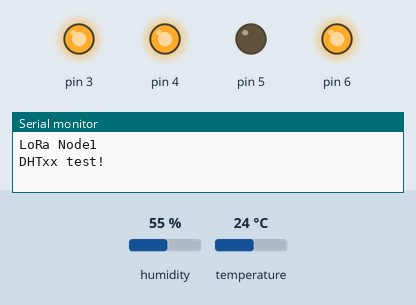
Bench run of a program on a simulated Arduino Nano, built with avr-gcc and run on an emulated ATmega328P. On the bench: output pins drawn as LEDs (lit = HIGH), the last lines printed to the serial monitor. The inputs (shaded band) are chosen by the test bench; at power-on: humidity 55 %, temperature 24 °C. No radio packets arrive unless stated.

Above: at 0.1 s.
At 4.1 s:
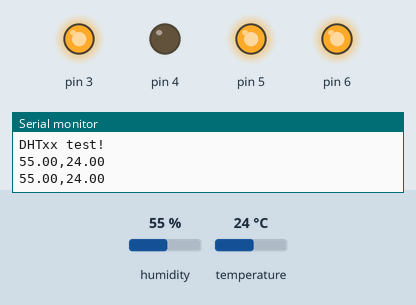
Timing chart, 0 to 5.6 s (numbered marks = the images above):
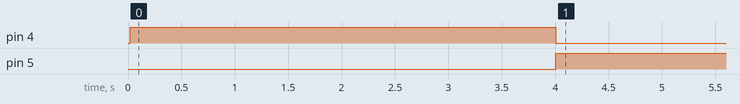

Measured:
- by itself, pin 4: HIGH → LOW at 4.0 s
- by itself, pin 5: LOW → HIGH at 4.0 s

The program:

main.cpp
```cpp
#include <Arduino.h>
#include "include.h"

int getLightValuefromMaster;
int MapData;
void TempHumid();
void Slave1toMaster(float HumidArea1, float TempArea1);
void Slave2toMaster(float HumidArea2, float TempArea2);
unsigned long time_1;

String Mymessage = "";

void setup()
{
  Serial.begin(9600); // initialize serial
  while (!Serial)
    ;
  setup_Lora_SlaveNano();

  Serial.println("DHTxx test!");

  dht.begin();
  pinMode(3, OUTPUT);
  pinMode(4, OUTPUT);
  pinMode(5, OUTPUT);
  pinMode(6, OUTPUT);
  digitalWrite(3, 1);
  digitalWrite(4, 1);
  digitalWrite(5, 0);
  digitalWrite(6, 1);
}

void loop()
{

  if ((unsigned long)(millis() - time_1) > 2000)
  {
    time_1 = millis();
    TempHumid();

  }

  // if(CheckMessage1 == 1){
  //   String e = String(getSettingTempValuefromMaster) + "+" + String(getSettingHumidValuefromMaster);
  //   CheckMessage1 = 0;
  // }
  // onReceive(LoRa.parsePacket());

  // if (CheckMessage == 1)
  // {
  //   MapData = map(getLightValuefromMaster, 0, 100, 0, 255);
  //   Serial.println(getLightValuefromMaster);
  //   analogWrite(3, MapData);
  // }
  // CheckMessage = 0;


}

void TempHumid()
{
  float h = dht.readHumidity();
  // Read temperature as Celsius (the default)
  float t = dht.readTemperature();
  // Read temperature as Fahrenheit (isFahrenheit = true)
  float f = dht.readTemperature(true);

  if (getSettingHumidValuefromMaster == 0)
    getSettingHumidValuefromMaster = 65;
  else if (getSettingTempValuefromMaster == 0)
    getSettingTempValuefromMaster = 35;

  // if (h > getSettingHumidValuefromMaster)
  // {
  //   digitalWrite(4, 0);
  //   digitalWrite(5, 1);
  // }

  if (t > getSettingTempValuefromMaster)
  {
    digitalWrite(4, 1);
    digitalWrite(5, 0);
  }
  else
  {
    digitalWrite(4, 0);
    digitalWrite(5, 1);
  }
  //Slave1toMaster(h, t);
  Slave2toMaster(h, t);

  // Check if any reads failed and exit early (to try again).
  if (isnan(h) || isnan(t) || isnan(f))
  {
    Serial.println("Failed to read from DHT sensor!");
    return;
  }


}

void Slave1toMaster(float HumidArea1, float TempArea1)
{
  String Info =String(HumidArea1) + "," + String(TempArea1);
  sendMessage(Info, Node1, MasterNode);
  //sendMessage(Info, Node1, Node2);
  Serial.println(Info);
}

void Slave2toMaster(float HumidArea2, float TempArea2)
{
  String Info =String(HumidArea2) + "," + String(TempArea2);
;
  sendMessage(Info, Node2, MasterNode);
 // sendMessage(Info, Node2, Node1);
  Serial.println(Info);
}


// Compute heat index in Fahrenheit (the default)
  // float hif = dht.computeHeatIndex(f, h);
  // // Compute heat index in Celsius (isFahreheit = false)
  // float hic = dht.computeHeatIndex(t, h, false);

  // Serial.print("Humidity: ");
  // Serial.print(h);
  // Serial.print(" %t");
  // Serial.print("Temperature: ");
  // Serial.print(t);
  // Serial.print(" *C ");
  // Serial.print(f);
  // Serial.print(" *Ft");
  // Serial.print("Heat index: ");
  // Serial.print(hic);
  // Serial.print(" *C ");
  // Serial.print(hif);
  // Serial.println(" *F");
```

Lora_Slave_Function.cpp
```cpp
#include "include.h"

bool CheckMessage,CheckMessage1,CheckMessage2;
float getSettingTempValuefromMaster;
float getSettingHumidValuefromMaster;
// String Mymessage = "";
void setup_Lora_SlaveNano()
{

  Serial.println("LoRa Node1");
  LoRa.setPins(ss, rst, dio0);
  if (!LoRa.begin(433E6))
  {
    Serial.println("Starting LoRa failed!");
    while (1)
      ;
  }
  // LoRa.setTxPower(20);
  //  LoRa.onReceive(onReceive);
  //  LoRa.receive();
}
void onReceive(int packetSize)
{
  if (packetSize == 0)
    return; // if there's no packet, return
  // read packet header bytes:
  int recipient = LoRa.read(); // recipient address
  byte sender = LoRa.read();   // sender address
  if (sender == MasterNode)
    SenderNode = "MasterNode:";
  if (sender == Node2)
    SenderNode = "Node2:";

  byte incomingMsgId = LoRa.read();  // incoming msg ID
  byte incomingLength = LoRa.read(); // incoming msg length

  char incoming[256];

  for (int i = 0; i < packetSize; i++)
  {
    incoming[i] = (char)LoRa.read();
  }

  incoming[packetSize] = '\0';
  /*  if (incomingLength != incoming.length()) {  // check length for error
     // Serial.println("error: message length does not match length");
     ;
     return;  // skip rest of function
   } */
  // if the recipient isn't this device or broadcast,
  if (recipient != Node1 && recipient != Node2)
  {
    // Serial.println("This message is not for me.");
    ;
    return; // skip rest of function
  }
  // if (recipient != Node1 && recipient != MasterNode)
  // {
  //   // Serial.println("This message is not for me.");
  //   ;
  //   return; // skip rest of function
  // }
  // Serial.println(incoming);
  // if (sender == MasterNode)
  // {
  //   CheckMessage = 1;
  //   String StringGetDataLight = getValue(incoming, ',', 0);
  //   getLightValuefromMaster = StringGetDataLight.toInt();

  //   String StringGetDataSettingTemp = getValue(incoming, ',', 1);
  //   getSettingTempValuefromMaster = StringGetDataSettingTemp.toFloat();

  //   String StringGetDataSettingHumid = getValue(incoming, ',', 2);
  //   getSettingHumidValuefromMaster = StringGetDataSettingHumid.toFloat();
  //   Serial.println(getLightValuefromMaster);
  //   Serial.println(getSettingHumidValuefromMaster);
  //   Serial.println(getSettingTempValuefromMaster);
  // }

  if (sender == Node1)
  {
    CheckMessage1 = 1;
    String StringGetDataLight = getValue(incoming, ',', 0);
    getLightValuefromMaster = StringGetDataLight.toInt();

    String StringGetDataSettingTemp = getValue(incoming, ',', 1);
    getSettingTempValuefromMaster = StringGetDataSettingTemp.toFloat();

    String StringGetDataSettingHumid = getValue(incoming, ',', 2);
    getSettingHumidValuefromMaster = StringGetDataSettingHumid.toFloat();
    Serial.println(getLightValuefromMaster);
    Serial.println(getSettingHumidValuefromMaster);
    Serial.println(getSettingTempValuefromMaster);
  }
  // if (sender == Node2)
  // {
  //   CheckMessage2 = 1;
  //   String StringGetDataLight = getValue(incoming, ',', 0);
  //   getLightValuefromMaster = StringGetDataLight.toInt();

  //   String StringGetDataSettingTemp = getValue(incoming, ',', 1);
  //   getSettingTempValuefromMaster = StringGetDataSettingTemp.toFloat();

  //   String StringGetDataSettingHumid = getValue(incoming, ',', 2);
  //   getSettingHumidValuefromMaster = StringGetDataSettingHumid.toFloat();
  //   Serial.println(getLightValuefromMaster);
  //   Serial.println(getSettingHumidValuefromMaster);
  //   Serial.println(getSettingTempValuefromMaster);
  // }
}
void sendMessage(String outgoing, byte MasterNode, byte otherNode)
{
  LoRa.beginPacket();            // start packet
  LoRa.write(otherNode);         // add destination address
  LoRa.write(MasterNode);        // add sender address
  LoRa.write(msgCount);          // add message ID
  LoRa.write(outgoing.length()); // add payload length
  LoRa.print(outgoing);          // add payload
  LoRa.endPacket();              // finish packet and send it
  msgCount++;                    // increment message ID
}

String getValue(String data, char separator, int index)
{
  int found = 0;
  int strIndex[] = {0, -1};
  int maxIndex = data.length() - 1;
  for (int i = 0; i <= maxIndex && found <= index; i++)
  {
    if (data.charAt(i) == separator || i == maxIndex)
    {
      found++;
      strIndex[0] = strIndex[1] + 1;
      strIndex[1] = (i == maxIndex) ? i + 1 : i;
    }
  }
  return found > index ? data.substring(strIndex[0], strIndex[1]) : "";
}

// void PWM_Control(int x)
// {
//   digitalWrite(ENB, 1);
//   analogWrite(IN1, x);
//   digitalWrite(IN2, LOW);
// }
```

Lora_Slave_Function.h
```cpp
void onReceive(int packetSize);
void sendMessage(String outgoing, byte MasterNode, byte ohterNode);
void setup_Lora_SlaveNano();
String getValue(String data, char separator, int index);

void PWM_Control(int x);
```

include.h
```cpp
#include <SPI.h> // include libraries
#include <LoRa.h>
#include "Lora_Slave_Function.h"

#include "DHT.h"

#define DHTPIN A2     // what digital pin we're connected to

#define DHTTYPE DHT22   // DHT 22  (AM2302), AM2321
//#define DHTTYPE DHT21   // DHT 21 (AM2301)

static DHT dht(DHTPIN, DHTTYPE);

#define ss 10
#define rst 9
#define dio0 2

#define IN1	5
#define IN2	6
#define ENB	4

static byte MasterNode = 0x1F;
static byte Node1 = 0xBB;
static byte Node2 = 0xCC;


static String outgoing;   // outgoing message
static byte msgCount = 0; // count of outgoing messages
static String SenderNode = "";

// static int AirValue = 590;   // you need to replace this value with Value_1
// static int WaterValue = 300; // you need to replace this value with Value_2
// static int SensorPin = A0;
// static int soilMoistureValue = 0;
// static int soilmoisturepercent = 0;

//static unsigned long time;

extern bool CheckMessage,CheckMessage1,CheckMessage2;

extern int getLightValuefromMaster;

extern float getSettingTempValuefromMaster;
extern float getSettingHumidValuefromMaster;

static String c = "";

const String DauPhay = ",";
```
